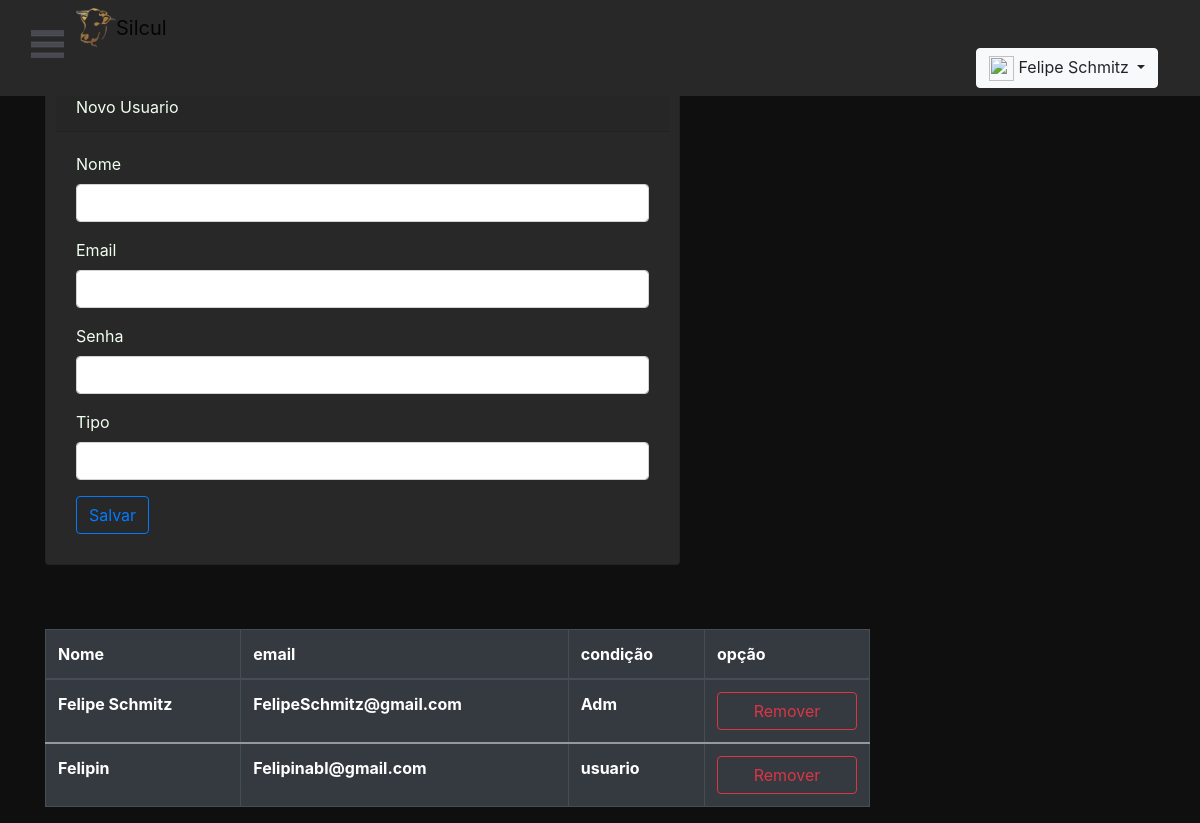
Page /view/Listusuarios.php (signed in) on the committed database.
### tables this page shows
CREATE TABLE `usuarios` (
  `id` int(11) NOT NULL,
  `nome` varchar(255) NOT NULL,
  `email` varchar(255) NOT NULL,
  `senha` varchar(255) NOT NULL,
  `adm` int(11) NOT NULL
);

### view/Listusuarios.php (the view, shortened to what this page needs)
<?php
require_once("../Controllers/conexao-banco.php");
require_once('cabecalho.php');
$sql = " SELECT * FROM  usuarios ";
$resultado = mysqli_query($conexao, $sql);
$umvalor = mysqli_fetch_assoc($resultado);
$todososvalores = array();
while ($umvalor != null) {
	array_push($todososvalores, $umvalor);
    $umvalor = mysqli_fetch_assoc($resultado);
}
?>
<!DOCTYPE html>
<html lang="pt-br">
<head>
  <link rel="stylesheet" href="https://stackpath.bootstrapcdn.com/bootstrap/4.4.1/css/bootstrap.min.css">
  <link rel="stylesheet" href="../css/stile.css">
  <body>
  <label for="check" id="icone"><img src="../imagens/icone.png"></label>
            <nav class="navbar fixed-top navbar-expand-lg navbar-light "style="background-color: #282828;">
  <label for="check" id="icone"><img src="../imagens/icone.png"></label>
              <div class="nav">
                <img src="../imagens/ricardo.png" width="40" height="40" >
            <a class="navbar-brand" href="#">Silcul</a>
            <div class="collapse navbar-collapse" id="navbarSupportedContent">
              <ul class="navbar-nav mr-auto">
                <div class="ladonav">
                <?php
    if (isset($_SESSION["nome"])) : ?>
        <div class="dropdown">
  <button class="btn btn-light  dropdown-toggle" type="button" id="dropdownMenu2" data-toggle="dropdown" aria-haspopup="true" aria-expanded="false">
  <img src="https://cdn.pixabay.com/photo/2017/02/25/22/04/user-icon-2098873_960_720.png" alt="" style="width: 25px; height: 25px;">
  <?= $_SESSION["nome"]; ?>
  </button>
</div>
    <?php
    endif;
    ?>
                  </div>
              </ul>
              </div>
              </div>
          </nav>
          <div class="container">
              <div class="row">
          <div class="col-md-7">
          <br>
          <br>
          <br>
              <div class="card">
                  <div class="card-header">
                      Novo Usuario
                  </div>
                      <div class="card-body">
                      <form action="../Controllers/Novousuarioadm.php" method="post">
                <div class="form-group">
                  <label for="nome">Nome</label>
                  <input type="text" class="form-control" id="nome"name="nome">
                </div>
                <div class="form-group">
                  <label for="email">Email</label>
                  <input type="text" class="form-control" id="email" name="email">
                </div>
                <div class="form-group">
                  <label for="nota2">Senha</label>
                  <input type="password" class="form-control" id="senha" name="senha">
                </div>
                <div class="form-group">
                  <label for="nota2">Tipo</label>
                  <input type="text" class="form-control" id="senha" name="adm">
                </div>
                <button type="submit" class="btn btn-outline-primary">Salvar</button>
              </form>
                      </div>
              </div>
          </div>
                            <div class="col-md-9">
                      <br>
                      <br>
          <table class="table table-bordered table-dark ">
            <table class="table table-bordered table-dark">
              <thead class="">
                <tr>
                  <th>Nome</th>
                  <th>email</th>
                  <th>condição</th>
                  <th>opção</th>
                  <?php
foreach ($todososvalores as $registro):
    if ( $registro["adm"] ==1 ) {
        $condicao = "Adm";
    }else{
        $condicao = "usuario";
    }
?>
                </tr>
              </thead>
              <tbody>
                <tr>
                  <th><?=$registro["nome"];?></th>
                  <th><?=$registro["email"];?></th>
                  <th><?php echo  " $condicao"; ?></th>
                  <th>
                    <form action="../Controllers/Remover.php" method="post">
                      <button type="submit" class="btn btn-large btn-block btn-outline-danger">Remover</button>
                    </form>
                  </th>
                </tr>
              </tbody>
              <?php endforeach?>
            </table>
          </table>
          </div>
          </div>
              </div>
</body>
</html>

### css/stile.css (style rules this page uses)
* { margin: 0; padding: 0; }
body { background-color: #0f0f0f; }
#icone { cursor: pointer; padding: 15px; position: absolute; z-index: 1; }
nav { width: 100%; position: absolute; top: 60px; }
nav a { text-decoration: none; }
.nav { padding-left: 60px; }
.ladonav { padding-left: 900px; }
.card { color: honeydew; background-color:#282828; padding: 10px; }

### rows in the picture
usuarios: nome "Felipe Schmitz", email "FelipeSchmitz@gmail.com", adm "Adm"
usuarios: nome "Felipin", email "Felipinabl@gmail.com", adm "usuario"

### other values in the picture
$_SESSION["nome"] "Felipe Schmitz"
